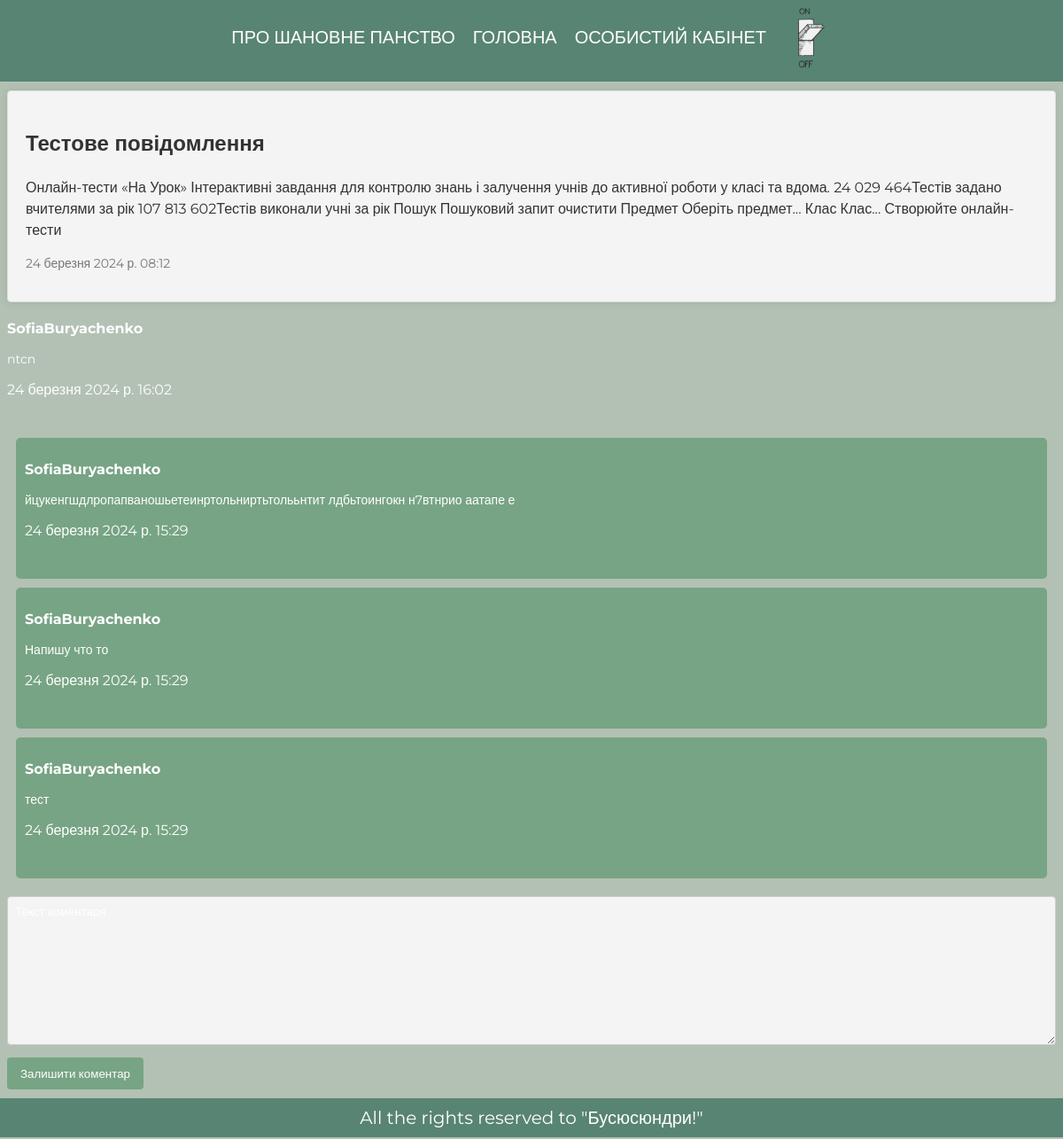
The app's page /2/ (signed in), older data.
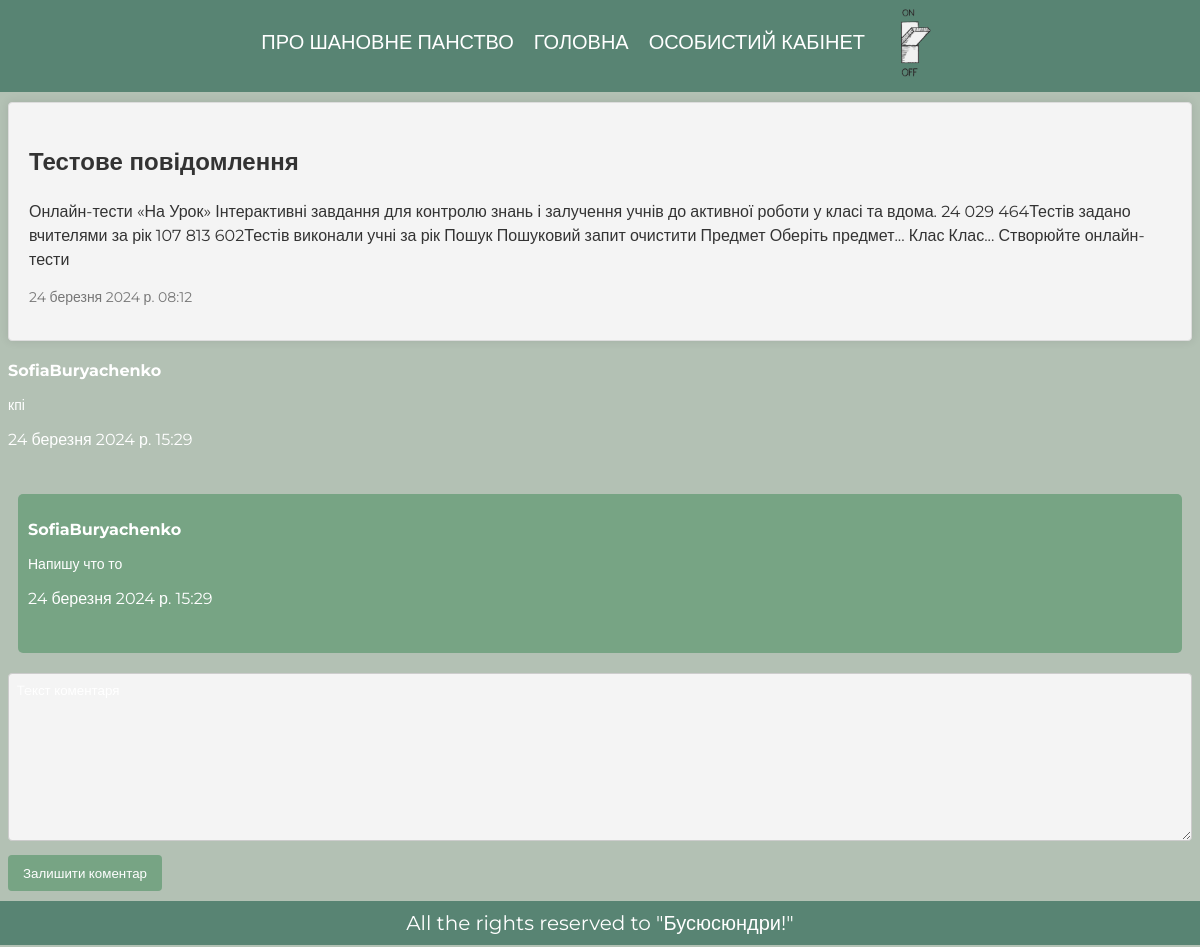
The same page, newer data.
### app/models.py (models this page shows, shortened)
class Article(models.Model):
    article_title = models.CharField('назва новини', max_length=200)
    article_text = models.TextField('текст новини')
    pub_date = models.DateTimeField('дата публікації')
    class Meta():
      verbose_name = 'Новина'
      verbose_name_plural = 'Новини'

class Comment(models.Model):
    article = models.ForeignKey(Article, on_delete=models.CASCADE)
    author = models.ForeignKey(settings.AUTH_USER_MODEL, on_delete=models.CASCADE)
    comment_text = models.TextField('текст коментаря')
    created_at = models.DateTimeField(auto_now_add=True)
    class Meta:
        verbose_name = 'Коментар'
        verbose_name_plural = 'Коментарі'

class User(AbstractUser):
    money = models.IntegerField('Респани', blank=True, default=0)
    profession = models.CharField('професія', blank=False, max_length=50, default="Шановний Пан")
    date_birth = models.DateTimeField(blank=True, null=True, verbose_name="День народження")

### app/views.py (the view)
# urls.py: path('<int:article_id>/', views.detail, name='detail'),
@login_required
def detail(request, article_id):
    try:
      a = Article.objects.get(id = article_id)
    except:
      raise Http404("Не знайдено")
    latest_comments_list = a.comment_set.order_by('-id')
    return render(request, 'app/detail.html', {'article': a, 'latest_comments_list':latest_comments_list})

### app/templates/app/detail.html (shortened to what this page needs)
{% extends 'app/base.html' %}
{% load static %}
{% block main %}
<section class="article">
  <p class="article_title">{{article.article_title}}</p>
  <p class="article_text">{{article.article_text}}</p>
  <p class="pub_date">{{article.pub_date}}</p>
</section>
<!-{% if latest_comments_list %}
{% for c in latest_comments_list %}
  <div class="comment">
    <p class="author_name">{{ c.author.username }}</p>
    <p class="comment_text">{{ c.comment_text }}</p>
    <p class="created_at">{{ c.created_at }}</p>
    <br>
  </div>
{% endfor %}
{% else %}
Тут поки немає коментарів, будь першим!
{% endif %}
<form class="input_form" action="{% url 'leave_comment' article.id %}" method="POST">
<textarea class="input_text" name="text" required="" placeholder="Teкст коментаря" cols="30" rows="10"></textarea>
<br>
<button class="input_button" type="submit">Залишити коментар</button>
</form>
{% endblock %}

### app/templates/app/base.html (shortened to what this page needs)
{% load static %}
<!DOCTYPE html>
<html data-theme="dark">
<head>
  <link rel="stylesheet" href="{% static 'css/detail.css'%}" type="text/css">
  <link rel="stylesheet" href="{% static 'css/styles.css'%}" type="text/css">
</head>
<body>
  <header>
    <nav class="menu">
      <ul>
        <li><a href="{% url 'About' %}">Про Шановне Панство</a>
        </li>
        <li><a href="{% url 'Home' %}">Головна</a></li>
        <li><a href="{% url 'profile' %}">Особистий кабінет</a></li>
        <li>
          <button id="theme-switcher">
            <img id="theme-image" src="{% static 'img/on.png' %}" alt="Тема">
          </button>
        </li>
      </ul>
    </nav>
  </header>
  <main>
    {% block main %}На жаль, ця сторінка зараз порожня...{% endblock %}
  </main>
  <footer>
    {% block footer %}All the rights reserved to "Бусюсюндри!"{% endblock %}
  </footer>
</body>
</html>

### app/static/css/detail.css (style rules this page uses)
:root { --background-color: #f4f4f4; --text-color: #081B1C; --article-background: #f4f4f4; --article-border: 1px solid #ddd; --article-shadow: 0 0 10px rgba(0, 0, 0, 0.1); --article-title-color: #333; --article-text-color: #333; --pub-date-color: #777; --latest-comments-background: #f4f4f4; --latest-comments-border: 1px solid #ddd; --latest-comments-shadow: 0 0 10px rgba(0, 0, 0, 0.1); --author-name-color: #ffffff; --comment-text-color: #ffffff; --input-element-border: 1px solid #ccc; --input-button-bg: #77a484; --input-button-text-color: white; --comment-background: #77a484; }
.article { margin-bottom: 20px; padding: 20px; background-color: var(--article-background); border: var(--article-border); border-radius: 4px; box-shadow: var(--article-shadow); }
.article_title { font-size: 24px; font-weight: bold; color: var(--article-title-color); }
.article_text { font-size: 16px; line-height: 1.5; color: var(--article-text-color); }
.pub_date { font-size: 14px; color: var(--pub-date-color); }
.author_name { font-weight: bold; color: var(--author-name-color); }
.comment_text { font-size: 14px; color: var(--comment-text-color); margin-bottom: 10px; }
.input_form { margin-top: 20px; }
.input_text { width: 100%; padding: 8px; margin-bottom: 10px; box-sizing: border-box; border: var(--input-element-border); border-radius: 4px; color: var(--text-color); }
.input_text { background-color:var(--article-background); color: var(--text-color); }
.input_button { background-color: var(--input-button-bg); color: var(--input-button-text-color); padding: 10px 15px; border: none; border-radius: 4px; cursor: pointer; font-family: 'Montserrat', sans-serif; }
.input_text::placeholder { font-family: 'Montserrat', sans-serif; color: var(--text-color); }
.comment { background-color: var(--comment-background); padding: 10px; border-radius: 5px; margin: 10px; }

### app/static/css/styles.css (style rules this page uses)
[data-theme="light"] { --background-color: var(--background-color-light); --text-color: var(--text-color-light); --link-color: var(--link-color-light); --header-background-color: var(--header-background-color-light); --book-color: var(--book-color-light); --busu-background: var(--busu-background-light); --background-color-menu: var(--background-color-menu-light); --background-color-menu-hover: var(--background-color-menu-hover-light); --background-image: var(--background-image-light); --input-button-bg: var(--input-button-bg-light); --input-button-text-color: var(--input-button-text-color-light); }
html { height: 100%; width: 100%; overflow-x: hidden; }
body { background-color: var(--background-color); color: var(--text-color); font-family: 'Montserrat', sans-serif; }
header, footer { background-color: var(--header-background-color); padding: 10px; margin: -10px; text-align: center; font-size: 25px; }
main { margin-top: 20px; }
footer { margin-top: 10px; font-size: 20px; }
.menu { top: 0; width: 100%; font-size: 20px; margin: 0; padding: 0; list-style-type: none; }
.menu>ul { display: flex; justify-content: center; margin: 0; padding: 0; }
.menu>ul li { position: relative; margin: 0 10px; }
.menu>ul li a { font-size: 20px; text-decoration: none; text-transform: uppercase; transition: all 0.3s ease; color: var(--text-color); padding-top: 22px; display: block; }
ul, ol, li { list-style-type: none; }
#theme-image { height: calc(820px/12); width: calc(500px/12); }
#theme-switcher { margin-bottom:0px; background: none; border: none; }

Row changes from the older to the newer data that the page shows:
removed Comment: author.username "SofiaBuryachenko", comment_text "ntcn", created_at "24 березня 2024 р. 16:02"
removed Comment: author.username "SofiaBuryachenko", comment_text "тест", created_at "24 березня 2024 р. 15:29"
changed Comment: comment_text "йцукенгшдлропапваношьетеинртольниртьтолььнтит лдбьтоингокн н7втнрио аатапе е" → "кпі"
